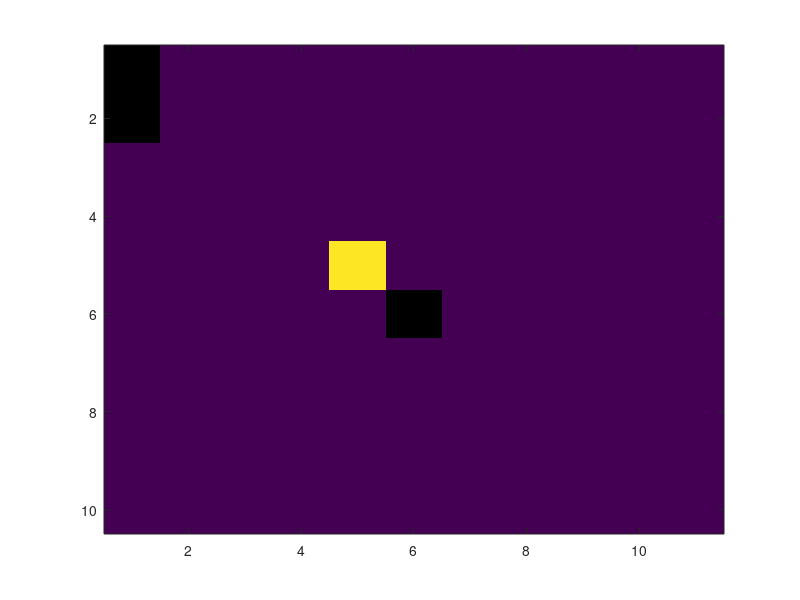

MATLAB code to generate this figure: (Note: this script raises an error after producing the figure.)
clear;close all;clc

test_mat = ones(10,11);
test_mat(5,5) = 2;
test_mat(1,1) = NaN;
test_mat(2,1) = NaN;
test_mat(6,6) = NaN;

imagesc(test_mat)

Nx = 2;
Ny = 2;

m = size(test_mat,1);
n = size(test_mat,2);

NaN_inds = isnan(test_mat(:));

[M] = my_smoother_mat(m,n,Ny,Nx,NaN_inds);
[sm_mat1,p_mat1] = smooth_mat(test_mat,M);
[sm_mat2] = ndnanfilter(test_mat,[],[2 2]);
p_mat2 = test_mat - sm_mat2;

[sm_pmat1,pp_mat1] = smooth_mat(p_mat1,M);
[sm_pmat2] = ndnanfilter(p_mat2,[],[2 2]);
pp_mat2 = p_mat2 - sm_pmat2;

[sm_sm_mat1,~] = smooth_mat(sm_mat1,M);
[sm_sm_mat2] = ndnanfilter(sm_mat2,[],[2 2]);


subplot(3,4,1)
imagesc(test_mat)
colorbar
title('raw')
subplot(3,4,2)
imagesc(sm_mat1)
colorbar
title('smoothed with M')
subplot(3,4,3)
imagesc(sm_mat2)
colorbar
title('smoothed without M')
subplot(3,4,4)
imagesc(sm_mat2-sm_mat1)
colorbar
title('smoothed diff')
subplot(3,4,5)
imagesc(test_mat)
colorbar
title('raw')
subplot(3,4,6)
imagesc(p_mat1)
colorbar
title('prime with M')
subplot(3,4,7)
imagesc(p_mat2)
colorbar
title('prime without M')
subplot(3,4,8)
imagesc(p_mat2-p_mat1)
colorbar
title('prime diff')
subplot(3,4,9)
imagesc(sm_pmat1)
colorbar
title('sm pmat 1')
subplot(3,4,10)
imagesc(sm_pmat2)
colorbar
title('sm pmat 2')
subplot(3,4,11)
imagesc(sm_sm_mat1-sm_mat1)
colorbar
title('diff sm sm mat 1 with sm mat 1')
subplot(3,4,12)
imagesc(sm_sm_mat2-sm_mat2)
colorbar
title('diff sm sm mat 2 with sm mat 2')







